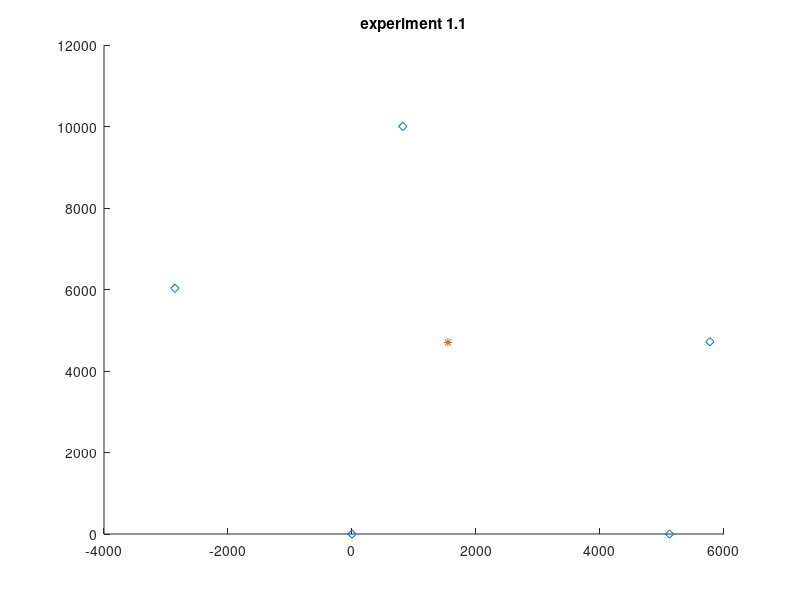

Here is the MATLAB script that generated this plot: (Note: this script raises an error after producing the figure.)
%%  nodes oder x2, x3, x1, x5, x6
    %     locations fixed: x1(0,0)  x3(+6,0) for v2
    %     locations fixed: x2(0,0)  x3(-6,0) for v1
    % unit mm
    
% clear;
experiment = 1.1; % [1 2 3 4]

nodesNumber = 5;
circle_center  = importdata('circleCenterPos_by_determineCircleCenterPositionBaseOnDistToEachOthers.mat');
circle_center = 1000* circle_center;
circle_angle = [0:pi/50:2*pi];
circle_x = (circle_center(1)+1000 *2.5*cos(circle_angle)); %unit mm
circle_y = ( circle_center(2)+1000 *2.5*sin(circle_angle)); %unit mm

switch experiment
    case 1.1
        distances2all_abs = importdata('data_t_dist_1.1-CENTER_t.mat');    
    case 1
        distances2all_abs = importdata('data_t_dist_1-CENTER_t.mat');
    case 2
        distances2all_abs = importdata('dist_2nd_tag_beginFromCenter2_0x2_0x3_back_from_0x1.mat');
            case 3
        distances2all_abs = importdata('dist_3rd_tag_beginFromCenter2_0x2_0x3_back_from_0x1_up_down.mat');
    case 4
        distances2all_abs = importdata('dist_4th_8shape.mat');
    otherwise
        warning('please specify the experiment number #')
end 
    
    positionOfNodes = importdata('nodePos_by_determineNodesPositionBaseOnDistToEachOthers.mat');

% change the unit from m to mm
positionOfNodes = positionOfNodes*1000;
% change the oder to adapt to the nodes oder x2, x3, x1, x5, x6
distances2all_abs = [distances2all_abs(:,2), distances2all_abs(:,3), distances2all_abs(:,4), distances2all_abs(:,5), distances2all_abs(:,6)];
distances2all_abs = distances2all_abs';
%% make cross points of circles with Radius distances2all
% make circles
string =sprintf('experiment %d', experiment);
figure; title(string);hold on; % axis square; axis tight;
plot(positionOfNodes(1,:), positionOfNodes(2,:), 'd');
plot(circle_center(1,:), circle_center(2,:), '*');

switch experiment
    case 1
        %--only for experiment 1: plot the circle base on the optical measurements,
        %--base on which the certen of the circle for experi 2&3 is (1000, 4750)
        % optical_measurement = [4250, 5910, 4730, 4670, 5570];
        %     for i = 1 : size(positionOfNodes, 2)
        %         h(i) = plotCircle(positionOfNodes(1, i), positionOfNodes(2, i), ...
        %             optical_measurement(i), 0*pi, 2*pi); % 0, 2*pi); %
        %     end
        % just plot the circle center
        plot(circle_center(1), circle_center(2), '+');
    case 2
        %plot the circle centered in (1000, 4750) which
        %is the traj of experi_2 & traj_projection of experi_3
        plot(circle_center(1), circle_center(2), '+');
        plot(circle_x, circle_y,'-+');
    case 3
        plot(circle_center(1), circle_center(2), '+');
        plot(circle_x, circle_y,'-+');        
    case 4
        plot(circle_center(1), circle_center(2), '+');
    otherwise
        warning('please specify the experiment number #')
end

for j = 1:size(distances2all_abs, 2)
    % h_1 = plot(traj(1,j), traj(2,j), 'ro'); %hold on;
    if nodesNumber == 5
        for i = 1 : size(positionOfNodes, 2)
            h(i) = plotCircle(positionOfNodes(1, i), positionOfNodes(2, i), ...
                distances2all_abs(i, j), 0*pi, 2*pi); % 0, 2*pi); %
            %plotCircle(positionOfNodes(1, i), positionOfNodes(2, i), distances2all_abs(i, 1), 0, 2*pi);
            %hold on;
        end
%         h(3) = plotCircle(positionOfNodes(1, 3), positionOfNodes(2, 3), ...
%             distances2all_abs(3, j), (i+4)*pi/2, (i+5)*pi/2+pi/6); % (i+2)*pi/2, (i+3)*pi/2);
    end
    axis square; axis tight;
    xlim([-5000 6000]); ylim([-1000 11000]);  
    pause(0.15);
    delete(h); %delete(h_1);
end
% make cross points 'x'
 
function h_circle = plotCircle(x,y,r,ang_start,ang_end)
%x and y are the coordinates of the center of the circle
%r is the radius of the circle
%0.01 is the angle step, bigger values will draw the circle faster but
%you might notice imperfections (not very smooth)
ang=ang_start:0.01:ang_end; 
%ang=0:0.01:2*pi; 
xp=r*cos(ang);
yp=r*sin(ang);
h_circle = plot(x+xp,y+yp);
end